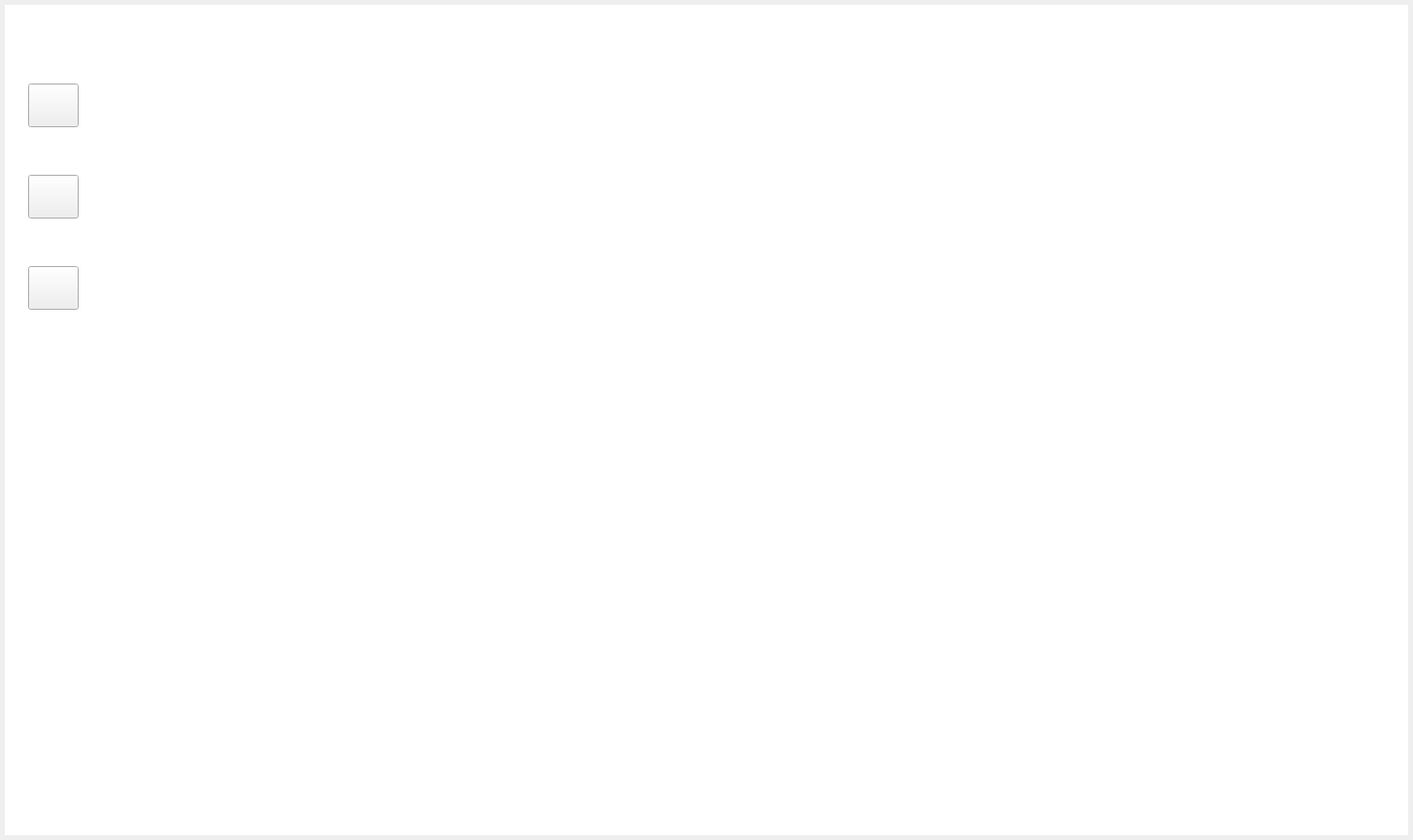
<?xml version="1.0" encoding="UTF-8"?>
<ui version="4.0">
 <class>JianLiuPlayer</class>
 <widget class="QWidget" name="JianLiuPlayer">
  <property name="geometry">
   <rect>
    <x>0</x>
    <y>0</y>
    <width>1455</width>
    <height>865</height>
   </rect>
  </property>
    <property name="windowTitle">
     <string>笺流</string>
    </property>
  <layout class="QHBoxLayout" name="horizontalLayout">
   <property name="leftMargin">
    <number>5</number>
   </property>
   <property name="topMargin">
    <number>5</number>
   </property>
   <property name="rightMargin">
    <number>5</number>
   </property>
   <property name="bottomMargin">
    <number>5</number>
   </property>
   <item>
    <widget class="QWidget" name="jianliuPlayerBg" native="true">
     <property name="styleSheet">
      <string notr="true">#jianliuPlayerBg
{
    background-color : #FFFFFF;  /*设置背景色*/
}</string>
     </property>
     <layout class="QVBoxLayout" name="verticalLayout">
      <property name="spacing">
       <number>0</number>
      </property>
      <property name="leftMargin">
       <number>0</number>
      </property>
      <property name="topMargin">
       <number>0</number>
      </property>
      <property name="rightMargin">
       <number>0</number>
      </property>
      <property name="bottomMargin">
       <number>0</number>
      </property>
      <item>
       <widget class="QWidget" name="head" native="true">
        <property name="maximumSize">
         <size>
          <width>16777215</width>
          <height>68</height>
         </size>
        </property>
        <property name="styleSheet">
         <string notr="true"/>
        </property>
        <layout class="QHBoxLayout" name="horizontalLayout_3">
         <property name="spacing">
          <number>0</number>
         </property>
         <property name="leftMargin">
          <number>0</number>
         </property>
         <property name="topMargin">
          <number>0</number>
         </property>
         <property name="rightMargin">
          <number>0</number>
         </property>
         <property name="bottomMargin">
          <number>0</number>
         </property>
         <item>
          <widget class="QWidget" name="headLeft" native="true">
           <property name="minimumSize">
            <size>
             <width>64</width>
             <height>0</height>
            </size>
           </property>
           <property name="maximumSize">
            <size>
             <width>64</width>
             <height>16777215</height>
            </size>
           </property>
           <property name="styleSheet">
            <string notr="true"/>
           </property>
           <layout class="QVBoxLayout" name="verticalLayout_2">
            <property name="spacing">
             <number>0</number>
            </property>
            <property name="leftMargin">
             <number>24</number>
            </property>
            <property name="topMargin">
             <number>0</number>
            </property>
            <property name="rightMargin">
             <number>0</number>
            </property>
            <property name="bottomMargin">
             <number>0</number>
            </property>
            <item>
             <widget class="QLabel" name="logo">
              <property name="minimumSize">
               <size>
                <width>28</width>
                <height>0</height>
               </size>
              </property>
              <property name="maximumSize">
               <size>
                <width>28</width>
                <height>28</height>
               </size>
              </property>
              <property name="styleSheet">
               <string notr="true">#logo
{
    border-image : url(&quot;:/images/homePage/logo.png&quot;);
}</string>
              </property>
              <property name="text">
               <string/>
              </property>
             </widget>
            </item>
           </layout>
          </widget>
         </item>
         <item>
          <widget class="QWidget" name="headRight" native="true">
           <property name="styleSheet">
            <string notr="true"/>
           </property>
           <layout class="QHBoxLayout" name="horizontalLayout_4">
            <property name="spacing">
             <number>0</number>
            </property>
            <property name="leftMargin">
             <number>0</number>
            </property>
            <property name="topMargin">
             <number>0</number>
            </property>
            <property name="rightMargin">
             <number>0</number>
            </property>
            <property name="bottomMargin">
             <number>0</number>
            </property>
            <item>
             <widget class="QWidget" name="headTittle" native="true">
              <property name="minimumSize">
               <size>
                <width>128</width>
                <height>0</height>
               </size>
              </property>
              <property name="maximumSize">
               <size>
                <width>128</width>
                <height>16777215</height>
               </size>
              </property>
              <property name="styleSheet">
               <string notr="true"/>
              </property>
              <layout class="QVBoxLayout" name="verticalLayout_3">
               <property name="leftMargin">
                <number>0</number>
               </property>
               <property name="topMargin">
                <number>26</number>
               </property>
               <property name="rightMargin">
                <number>0</number>
               </property>
               <property name="bottomMargin">
                <number>26</number>
               </property>
               <item>
                <widget class="QLabel" name="tittle">
                 <property name="minimumSize">
                  <size>
                   <width>64</width>
                   <height>14</height>
                  </size>
                 </property>
                 <property name="maximumSize">
                  <size>
                   <width>64</width>
                   <height>14</height>
                  </size>
                 </property>
                 <property name="styleSheet">
                  <string notr="true">#tittle
{
    border-image : url(&quot;:/images/homePage/jianliushipin.png&quot;);
}</string>
                 </property>
                 <property name="text">
                  <string/>
                 </property>
                </widget>
               </item>
              </layout>
             </widget>
            </item>
            <item>
             <widget class="QWidget" name="sysBtn" native="true">
              <property name="styleSheet">
               <string notr="true">/*当光标进入到按钮时，按钮的背景颜色会发生改变*/
QPushButton:hover
{
     background-color : #E0E0E0; 
}</string>
              </property>
              <layout class="QHBoxLayout" name="horizontalLayout_6">
               <property name="spacing">
                <number>20</number>
               </property>
               <property name="leftMargin">
                <number>0</number>
               </property>
               <property name="topMargin">
                <number>0</number>
               </property>
               <property name="rightMargin">
                <number>16</number>
               </property>
               <property name="bottomMargin">
                <number>0</number>
               </property>
               <item>
                <spacer name="horizontalSpacer">
                 <property name="orientation">
                  <enum>Qt::Orientation::Horizontal</enum>
                 </property>
                 <property name="sizeHint" stdset="0">
                  <size>
                   <width>1154</width>
                   <height>20</height>
                  </size>
                 </property>
                </spacer>
               </item>
               <item>
                <widget class="QPushButton" name="minBtn">
                 <property name="maximumSize">
                  <size>
                   <width>20</width>
                   <height>20</height>
                  </size>
                 </property>
                 <property name="styleSheet">
                  <string notr="true">#minBtn
{
     border : none;
     border-image : url(&quot;:/images/homePage/suoxiao.png&quot;);
}</string>
                 </property>
                 <property name="text">
                  <string/>
                 </property>
                </widget>
               </item>
               <item>
                <widget class="QPushButton" name="quitBtn">
                 <property name="maximumSize">
                  <size>
                   <width>20</width>
                   <height>20</height>
                  </size>
                 </property>
                 <property name="styleSheet">
                  <string notr="true">#quitBtn
{
     border : none;
     border-image:url(&quot;:/images/homePage/quxiao.png&quot;);
}</string>
                 </property>
                 <property name="text">
                  <string/>
                 </property>
                </widget>
               </item>
              </layout>
             </widget>
            </item>
           </layout>
          </widget>
         </item>
        </layout>
       </widget>
      </item>
      <item>
       <widget class="QWidget" name="body" native="true">
        <property name="styleSheet">
         <string notr="true"/>
        </property>
        <layout class="QHBoxLayout" name="horizontalLayout_2">
         <property name="spacing">
          <number>0</number>
         </property>
         <property name="leftMargin">
          <number>0</number>
         </property>
         <property name="topMargin">
          <number>0</number>
         </property>
         <property name="rightMargin">
          <number>0</number>
         </property>
         <property name="bottomMargin">
          <number>0</number>
         </property>
         <item>
          <widget class="QWidget" name="bodyLeft" native="true">
           <property name="minimumSize">
            <size>
             <width>100</width>
             <height>0</height>
            </size>
           </property>
           <property name="maximumSize">
            <size>
             <width>100</width>
             <height>16777215</height>
            </size>
           </property>
           <property name="styleSheet">
            <string notr="true"/>
           </property>
           <layout class="QVBoxLayout" name="verticalLayout_5">
            <property name="spacing">
             <number>0</number>
            </property>
            <property name="leftMargin">
             <number>0</number>
            </property>
            <property name="topMargin">
             <number>0</number>
            </property>
            <property name="rightMargin">
             <number>0</number>
            </property>
            <property name="bottomMargin">
             <number>0</number>
            </property>
            <item>
             <widget class="QWidget" name="btnBox" native="true">
              <layout class="QVBoxLayout" name="verticalLayout_4">
               <property name="spacing">
                <number>49</number>
               </property>
               <property name="leftMargin">
                <number>24</number>
               </property>
               <property name="topMargin">
                <number>15</number>
               </property>
               <property name="rightMargin">
                <number>0</number>
               </property>
               <property name="bottomMargin">
                <number>0</number>
               </property>
               <item>
                <widget class="PageSwitchButton" name="homePageBtn">
                 <property name="minimumSize">
                  <size>
                   <width>52</width>
                   <height>45</height>
                  </size>
                 </property>
                 <property name="maximumSize">
                  <size>
                   <width>52</width>
                   <height>45</height>
                  </size>
                 </property>
                 <property name="text">
                  <string/>
                 </property>
                </widget>
               </item>
               <item>
                <widget class="PageSwitchButton" name="myPageBtn">
                 <property name="minimumSize">
                  <size>
                   <width>52</width>
                   <height>45</height>
                  </size>
                 </property>
                 <property name="maximumSize">
                  <size>
                   <width>52</width>
                   <height>45</height>
                  </size>
                 </property>
                 <property name="text">
                  <string/>
                 </property>
                </widget>
               </item>
               <item>
                <widget class="PageSwitchButton" name="sysPageBtn">
                 <property name="minimumSize">
                  <size>
                   <width>52</width>
                   <height>45</height>
                  </size>
                 </property>
                 <property name="maximumSize">
                  <size>
                   <width>52</width>
                   <height>45</height>
                  </size>
                 </property>
                 <property name="text">
                  <string/>
                 </property>
                </widget>
               </item>
              </layout>
             </widget>
            </item>
            <item>
             <spacer name="verticalSpacer">
              <property name="orientation">
               <enum>Qt::Orientation::Vertical</enum>
              </property>
              <property name="sizeHint" stdset="0">
               <size>
                <width>20</width>
                <height>538</height>
               </size>
              </property>
             </spacer>
            </item>
           </layout>
          </widget>
         </item>
         <item>
          <widget class="QWidget" name="bodyRight" native="true">
           <property name="styleSheet">
            <string notr="true"/>
           </property>
           <layout class="QHBoxLayout" name="horizontalLayout_5">
            <property name="spacing">
             <number>0</number>
            </property>
            <property name="leftMargin">
             <number>0</number>
            </property>
            <property name="topMargin">
             <number>0</number>
            </property>
            <property name="rightMargin">
             <number>0</number>
            </property>
            <property name="bottomMargin">
             <number>0</number>
            </property>
            <item>
             <widget class="QStackedWidget" name="stackedWidget">
              <widget class="HomePageWidget" name="homePage"/>
              <widget class="MyselfWidget" name="myPage"/>
              <widget class="AdminWidget" name="sysPage"/>
              <widget class="UploadVideoPage" name="uploadVideoPage"/>
             </widget>
            </item>
           </layout>
          </widget>
         </item>
        </layout>
       </widget>
      </item>
     </layout>
    </widget>
   </item>
  </layout>
 </widget>
 <customwidgets>
  <customwidget>
   <class>PageSwitchButton</class>
   <extends>QPushButton</extends>
   <header location="global">pageswitchbutton.h</header>
  </customwidget>
  <customwidget>
   <class>HomePageWidget</class>
   <extends>QWidget</extends>
   <header location="global">homepagewidget.h</header>
   <container>1</container>
  </customwidget>
  <customwidget>
   <class>MyselfWidget</class>
   <extends>QWidget</extends>
   <header location="global">myselfwidget.h</header>
   <container>1</container>
  </customwidget>
  <customwidget>
   <class>UploadVideoPage</class>
   <extends>QWidget</extends>
   <header location="global">uploadvideopage.h</header>
   <container>1</container>
  </customwidget>
  <customwidget>
   <class>AdminWidget</class>
   <extends>QWidget</extends>
   <header location="global">adminwidget.h</header>
   <container>1</container>
  </customwidget>
 </customwidgets>
 <resources/>
 <connections/>
</ui>
